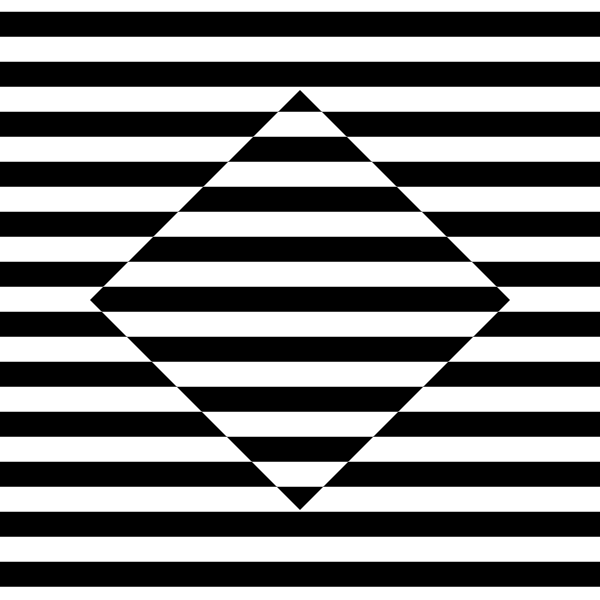
Frame 1 (no input)
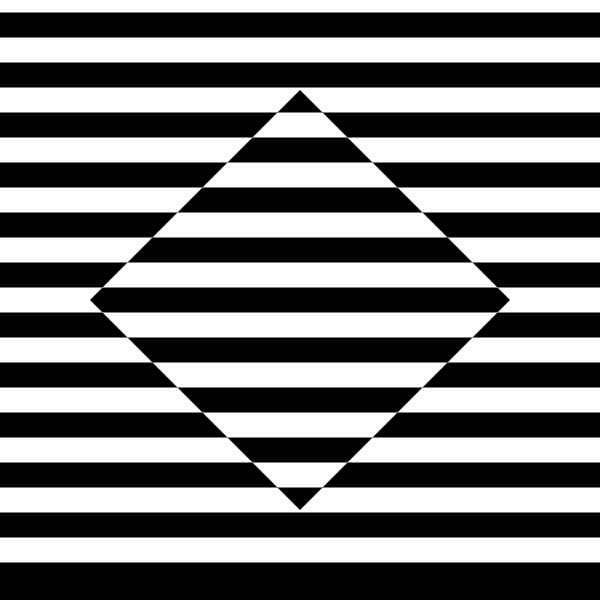
Frame 60 (no input)
Frame 120 (the mouse pressed at the canvas centre since frame 60): identical to frame 60, image omitted

The p5.js sketch that drew these frames (run headless with seeded random() and noise() and a simulated clock; from frame 60 on, the mouse is pressed at the canvas centre):

// p5.js sketch
// ── sketch.js

var step = 25;
var t = 60;
var innerShape;

function setup() {
  createCanvas(600, 600);
}

function draw() {
  blendMode(BLEND);
  background(0);
  noStroke();
  fill(255);
  rectMode(CENTER);

  innerShape = width/2;

  var offset = -((frameCount % t) / t) * step * 2;
  for (var h = offset; h < height; h += step * 2) {
    rect(width/2, h, width, step);
  }
  
  blendMode(DIFFERENCE);
  fill(255);
  // rect(width/2, height/2, innerShape + step/2, innerShape + step/2);
  quad(width*0.5, width*0.15, width*0.85, width*0.5, width*0.5, width*0.85, width*0.15, width*0.5);
}
